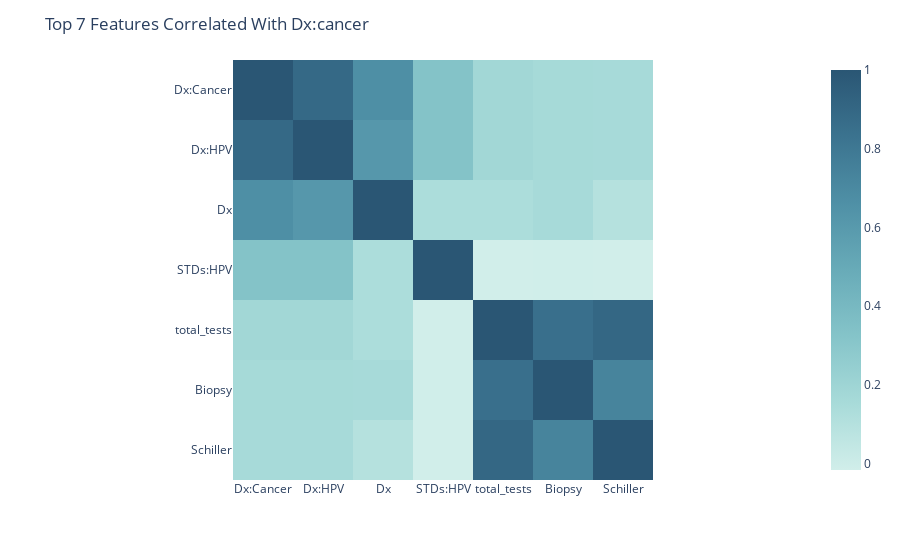

The cell this chart's notebook holds for it:
### Code cell
n = 7
target = "Dx:Cancer"
corr = cancer_df.select_dtypes(include=np.number).corr()

x = corr.nlargest(n,target).index
corr_df =  cancer_df[list(x)]
corr = corr_df.corr()
fig = px.imshow(corr,color_continuous_scale = "teal")
fig.update_layout(title="Top "+str(n)+" Features Correlated With "+str(target).capitalize())

### Figure 1 — Plotly figure (JSON) as saved in the notebook; plotly's stock layout.template omitted (floating-point values rounded to 4 significant figures)
{"data": [{"coloraxis": "coloraxis", "hovertemplate": "x: %{x}<br>y: %{y}<br>color: %{z}<extra></extra>", "name": "0", "type": "heatmap", "x": ["Dx:Cancer", "Dx:HPV", "Dx", "STDs:HPV", "total_tests", "Biopsy", "Schiller"], "xaxis": "x", "y": ["Dx:Cancer", "Dx:HPV", "Dx", "STDs:HPV", "total_tests", "Biopsy", "Schiller"], "yaxis": "y", "z": [[1.0, 0.8865, 0.6656, 0.3302, 0.1825, 0.1609, 0.1578], [0.8865, 1.0, 0.6163, 0.3302, 0.1825, 0.1609, 0.1578], [0.6656, 0.6163, 1.0, 0.1384, 0.1352, 0.1576, 0.09895], [0.3302, 0.3302, 0.1384, 1.0, -0.01581, -0.01265, -0.01485], [0.1825, 0.1825, 0.1352, -0.01581, 1.0, 0.8515, 0.902], [0.1609, 0.1609, 0.1576, -0.01265, 0.8515, 1.0, 0.7332], [0.1578, 0.1578, 0.09895, -0.01485, 0.902, 0.7332, 1.0]]}], "layout": {"coloraxis": {"colorscale": [[0, "rgb(209, 238, 234)"], [0.1667, "rgb(168, 219, 217)"], [0.3333, "rgb(133, 196, 201)"], [0.5, "rgb(104, 171, 184)"], [0.6667, "rgb(79, 144, 166)"], [0.8333, "rgb(59, 115, 143)"], [1, "rgb(42, 86, 116)"]]}, "margin": {"t": 60}, "title": {"text": "Top 7 Features Correlated With Dx:cancer"}, "xaxis": {"anchor": "y", "constrain": "domain", "domain": [0, 1], "scaleanchor": "y"}, "yaxis": {"anchor": "x", "autorange": "reversed", "constrain": "domain", "domain": [0, 1]}}}
